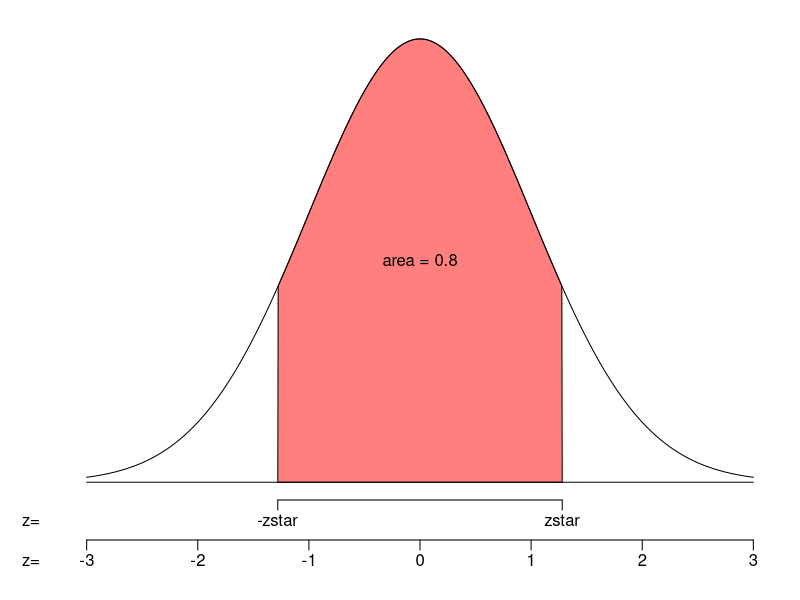

Source code (R):
## ---- chunk 1
## DATA GENERATION
CL = sample(c(0.8,0.90,0.95,0.96,0.98,0.99,0.995),1)
ME = sample(c(1,2,5),1) * 10^sample(-2:3,1)
n = rgeom(1,0.005)+60

zstar = round(qnorm((CL+1)/2),2)
SE = ME/zstar
options(scipen=999)
sig = signif(SE*sqrt(n),2)

nraw = (sig/SE)**2
nans = ceiling(nraw)
## ---- chunk 2
par(mar=c(5,3,1,1))
zs = seq(-3,3,length=1000)
ys = dnorm(zs)
plot(zs, ys, 'l',xlim = c(-3,3), ylim = c(0,0.4),
     ann=FALSE,xaxt="n",yaxt="n",
     lwd=1,bty='n')
axis(side=1, line=0, at=c(-zstar,zstar), labels = FALSE)
mtext(c("-zstar","zstar"),side=1,line=0.5,at=c(-zstar,zstar))
mtext(c("z="),line=0.5,side=1,at=-3.5)
axis(side=1, line=2,at=-3:3, labels = FALSE)
mtext(-3:3,side=1,line=2.5,at=-3:3)
mtext(c("z="),line=2.5,side=1,at=-3.5)
polygon(c(zs[abs(zs)<=zstar], zstar, -zstar),c(ys[abs(zs)<=zstar], 0, 0), col=rgb(1,0,0,0.5))
lines(c(-3,3),c(0,0),'l')
text(0,0.2,label= paste(c("area = ",CL), collapse=""))
